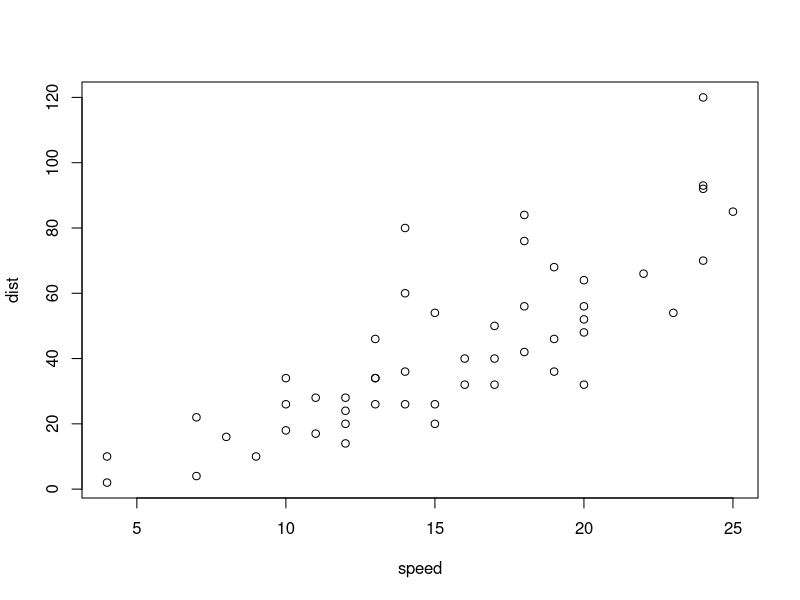
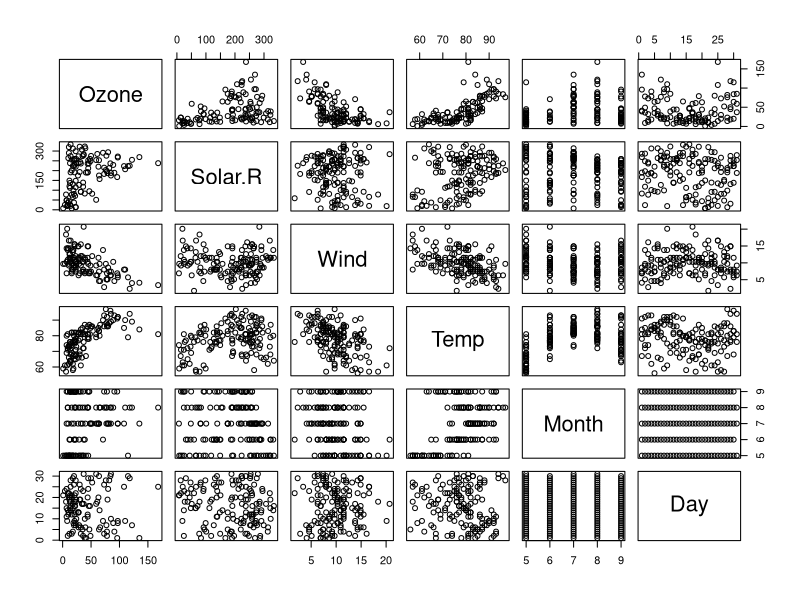

Reproduce these figures in R, in order.
## ---- chunk 1
library(dplyr)
summary(cars)
## ---- chunk 2
plot(cars)
## ---- chunk 3
library(datasets)
data("airquality")
summary(airquality)
## ---- chunk 4
pairs(airquality)
## ---- chunk 5
fit<-lm(Ozone~Solar.R+Wind+Temp,data=airquality)
summary(fit)
